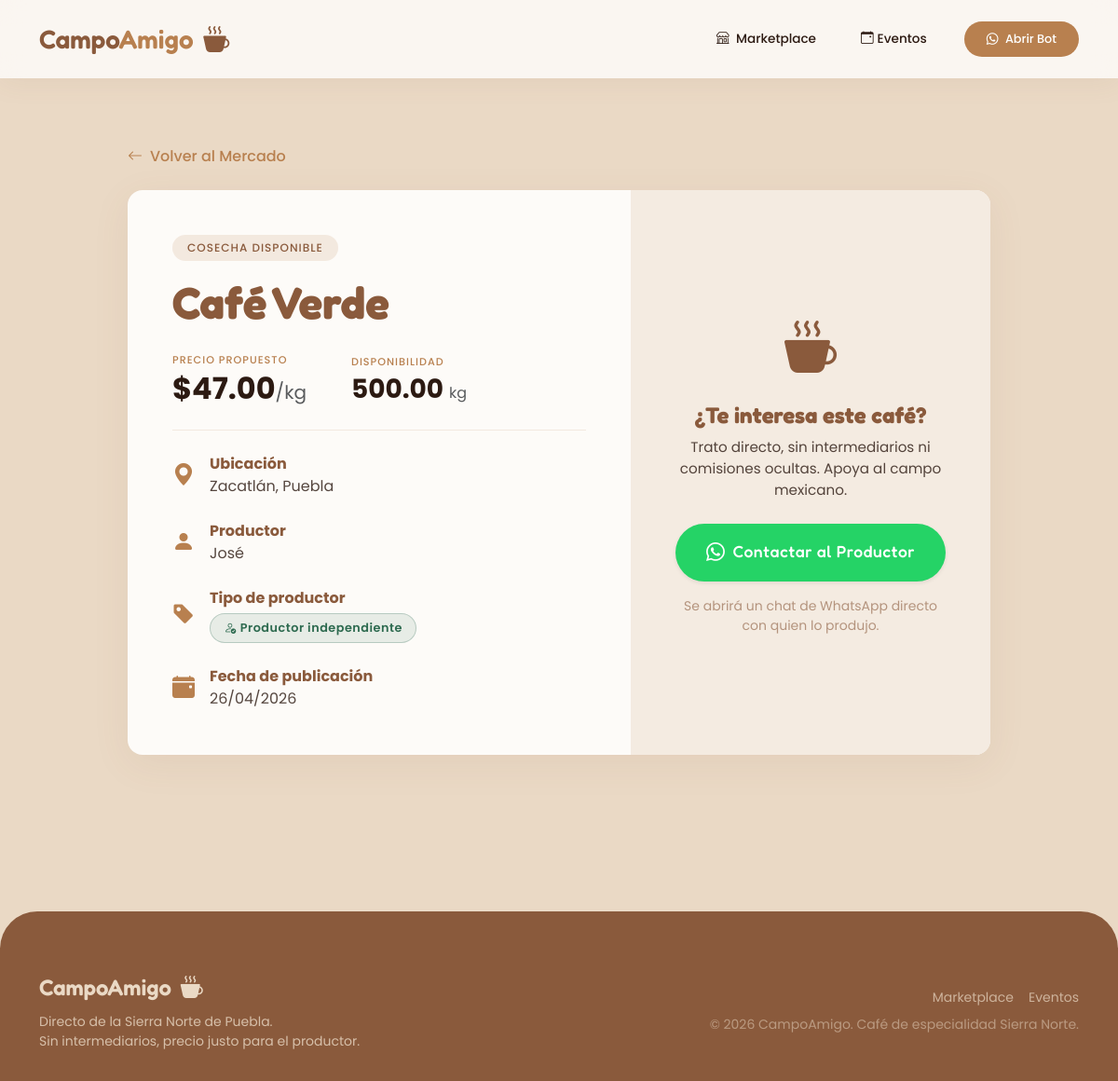
The page /cosecha/23/ on the database as committed earlier.
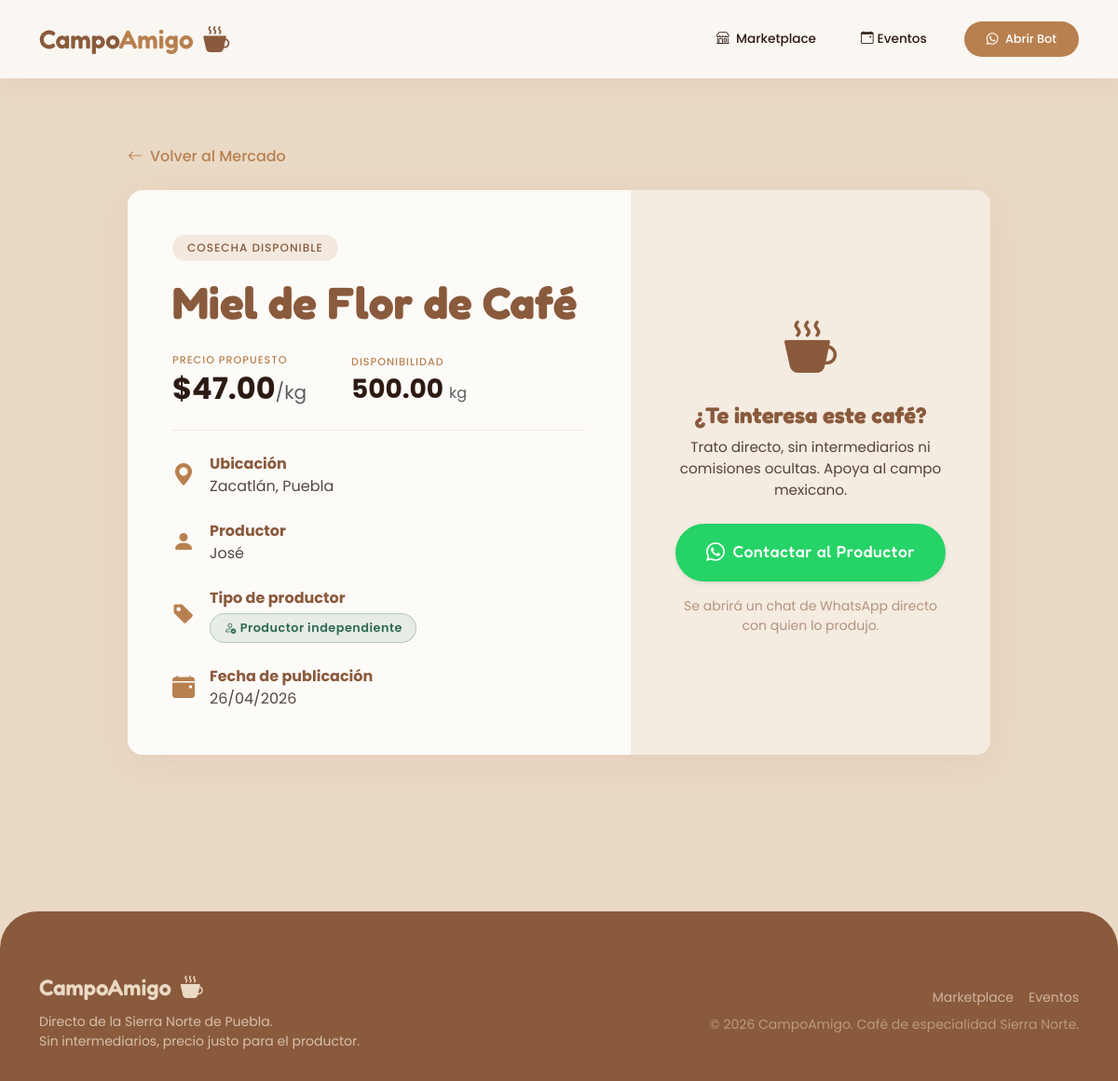
The same page on the database as committed later.
### core/models.py (models this page shows, shortened)
class Cosecha(models.Model):
    PROCESOS = [
        ('sin_procesar', 'Sin procesar'),
        ('lavado', 'Lavado'),
        ('natural', 'Natural'),
        ('honey', 'Honey'),
        ('anerobic', 'Fermentación Anaeróbica'),
    ]
    agricultor = models.ForeignKey(Agricultor, on_delete=models.CASCADE)
    cultivo = models.ForeignKey(Cultivo, on_delete=models.CASCADE)
    cantidad_kg = models.DecimalField(max_digits=10, decimal_places=2)
    precio_propuesto = models.DecimalField(max_digits=8, decimal_places=2)
    municipio = models.ForeignKey(Municipio, on_delete=models.SET_NULL, null=True)
    disponible = models.BooleanField(default=True)
    fecha = models.DateTimeField(auto_now_add=True)
    proceso = models.CharField(max_length=20, choices=PROCESOS, default='sin_procesar')

class Cultivo(models.Model):
    nombre = models.CharField(max_length=100)
    descripcion = models.TextField(blank=True)

class Municipio(models.Model):
    nombre = models.CharField(max_length=100)
    estado = models.CharField(max_length=50, default='Puebla')

class Agricultor(models.Model):
    nombre = models.CharField(max_length=100, blank=True)
    telefono = models.CharField(max_length=20, unique=True)
    marca = models.CharField(max_length=100, blank=True, null=True)
    municipio = models.ForeignKey(Municipio, on_delete=models.SET_NULL, null=True, blank=True)
    cultivo_principal = models.ForeignKey(Cultivo, on_delete=models.SET_NULL, null=True, blank=True)
    fecha_registro = models.DateTimeField(auto_now_add=True)

### core/views.py (the view)
# urls.py: path('cosecha/<int:pk>/', views.detalle_cosecha, name='detalle_cosecha'),
def detalle_cosecha(request, pk):
    cosecha = get_object_or_404(Cosecha, pk=pk)
    return render(request, 'core/detalle.html', {'cosecha': cosecha})

### core/templates/core/detalle.html (shortened to what the changed rows need)
{% extends 'core/base.html' %}
{% block content %}
<div class="row justify-content-center py-4">
    <div class="col-lg-10">
        <div class="card border-0 soft-shadow rounded-4 overflow-hidden" style="background-color: var(--card-bg);">
            <div class="row g-0">
                <div class="col-md-7 p-4 p-lg-5">
                    <span class="badge rounded-pill mb-3 px-3 py-2" style="background-color: rgba(184, 128, 79, 0.15); color: var(--primary); font-weight: 500; letter-spacing: 1px;">
                        COSECHA DISPONIBLE
                    </span>
                    <h1 class="display-5 fw-bold mb-4" style="color: var(--primary); font-family: 'Fredoka', sans-serif;">
                        {{ cosecha.cultivo.nombre }}
                    </h1>
                    <div class="d-flex align-items-center mb-4 pb-4 border-bottom border-light">
                        <div class="text-start me-5">
                            <small class="text-uppercase fw-medium d-block mb-1" style="color: var(--accent); font-size: 0.7rem; letter-spacing: 1px;">Precio Propuesto</small>
                            <span class="h2 fw-bold mb-0" style="color: var(--text-dark);">
                                ${{ cosecha.precio_propuesto }}<span class="fs-5 text-muted fw-normal">/kg</span>
                            </span>
                        </div>
                        <div class="text-start">
                            <small class="text-uppercase fw-medium d-block mb-1" style="color: var(--accent); font-size: 0.7rem; letter-spacing: 1px;">Disponibilidad</small>
                            <span class="h3 fw-bold mb-0" style="color: var(--text-dark);">
                                {{ cosecha.cantidad_kg }} <span class="fs-6 text-muted fw-normal">kg</span>
                            </span>
                        </div>
                    </div>
                    <ul class="list-unstyled mb-0">
                        <li class="d-flex align-items-center mb-4">
                            <div>
                                <strong class="d-block" style="color: var(--primary);">Ubicación</strong>
                                <span style="color: var(--text-dark); opacity: 0.8;">{{ cosecha.municipio.nombre }}, {{ cosecha.municipio.estado }}</span>
                            </div>
                        </li>
                        <li class="d-flex align-items-center mb-4">
                            <div>
                                <strong class="d-block" style="color: var(--primary);">Productor</strong>
                                <span style="color: var(--text-dark); opacity: 0.8;">
                                    {% if cosecha.agricultor.nombre %}{{ cosecha.agricultor.nombre }}{% else %}Productor local{% endif %}
                                </span>
                            </div>
                        </li>
                        <li class="d-flex align-items-center mb-4">
                        </li>
                        <li class="d-flex align-items-center">
                            <div>
                                <strong class="d-block" style="color: var(--primary);">Fecha de publicación</strong>
                                <span style="color: var(--text-dark); opacity: 0.8;">{{ cosecha.fecha|date:"d/m/Y" }}</span>
                            </div>
                        </li>
                    </ul>
                </div>
            </div>
        </div>
    </div>
</div>
{% endblock %}

Rows that differ between the two databases and show on the page:
changed through a linked row, Cosecha "Zacatlán": cultivo.nombre "Café Verde" → "Miel de Flor de Café"
